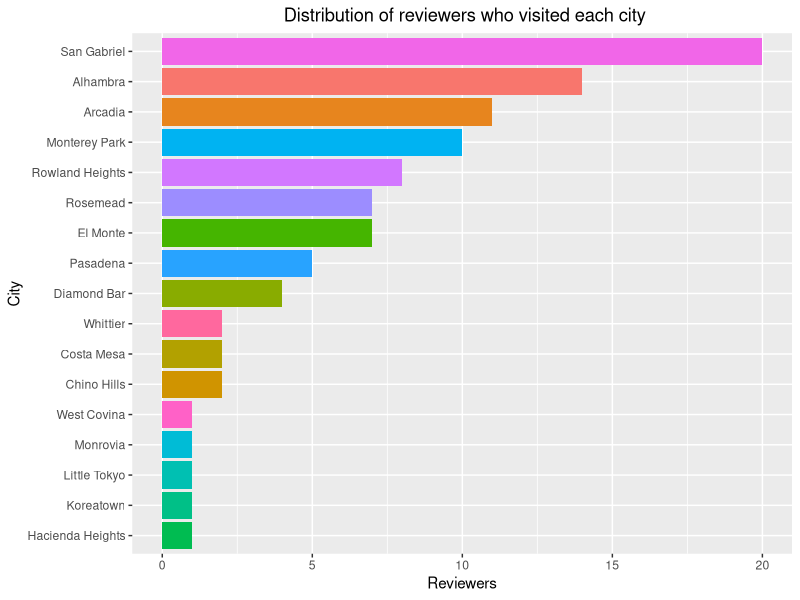
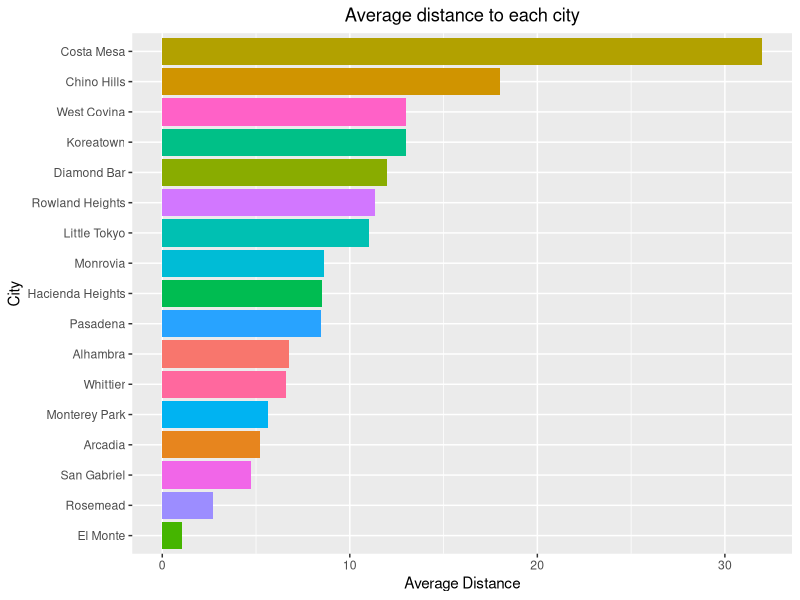
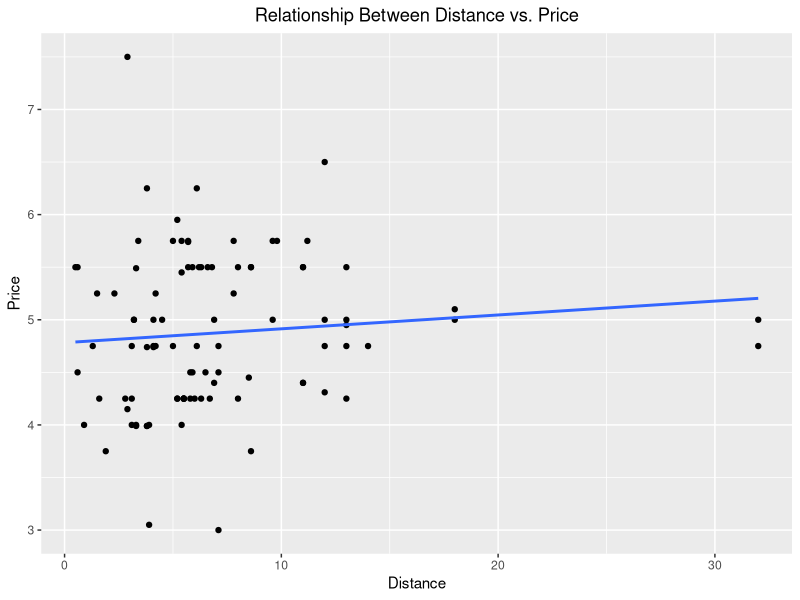
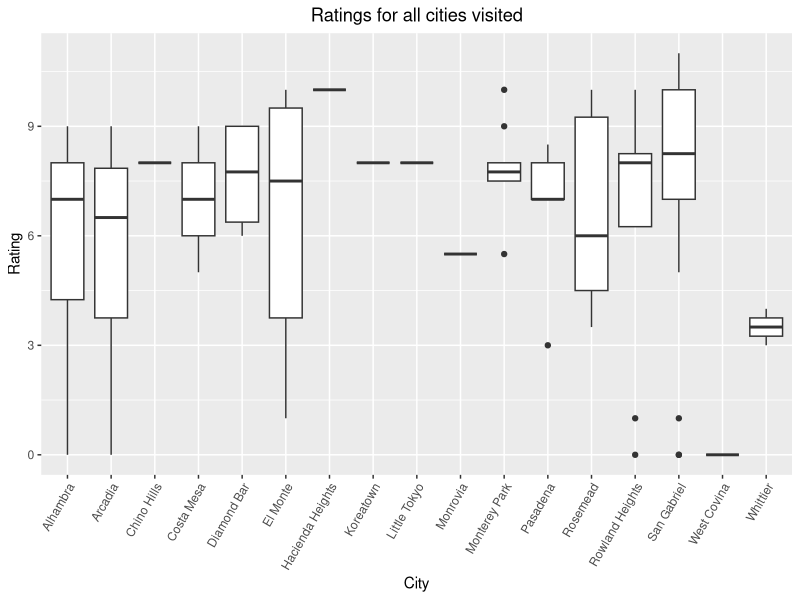
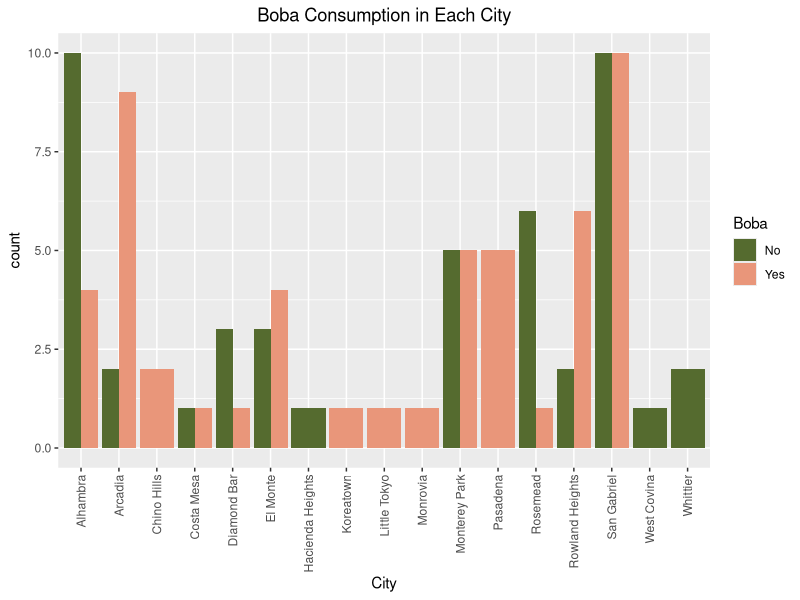
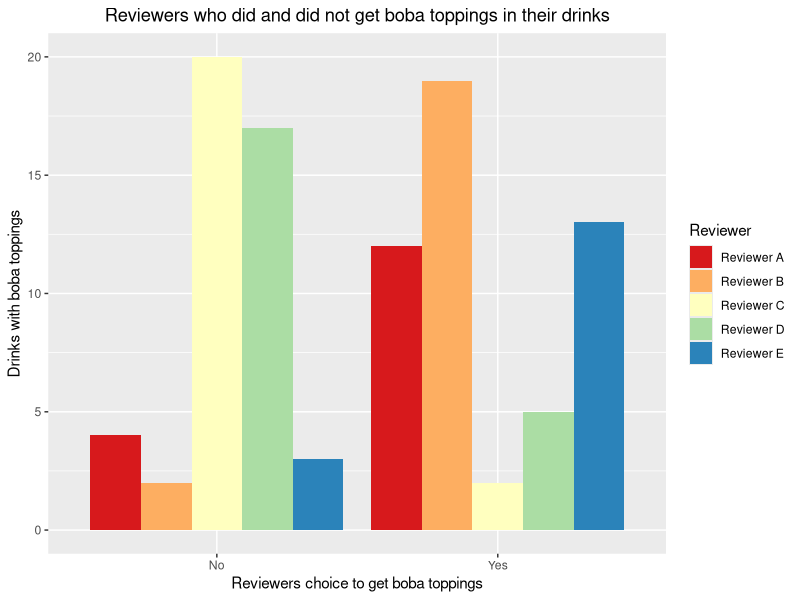
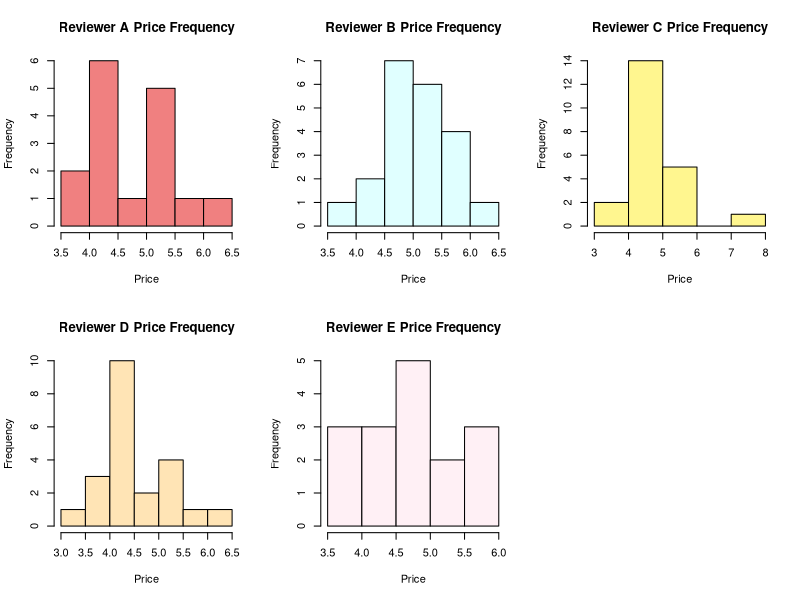
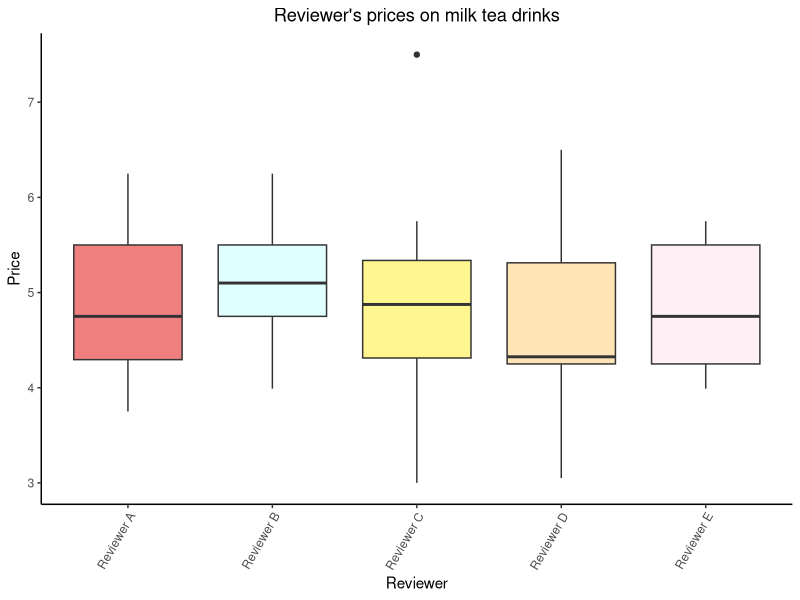

Source code (R) for these figures, in order:
## ---- chunk 1
# This cell loads the necessary libraries needed to execute the project
library(readr)
library(ggplot2)
library(tidyverse)
## ---- chunk 2
# The working directory is set to where the .csv file is stored in the computer
# The file is loaded and read with the variable name 'boba'.
setwd("~/Excel Documents")
boba <- read_csv("SGV Boba.csv")
## ---- chunk 3
#view of the whole data set
as.data.frame(boba)
## ---- chunk 4
# looking into the structure
str(boba)
## ---- chunk 5
# running head() to see final results
boba <- select(boba, -c("Rank", "Comments"))
head(boba)
## ---- chunk 6
# group cities together and summarize the amount of reviewers and distance for each city
# graph City and Reviewer frequency into a bar plot
city_freq <- boba %>%
  group_by(City) %>%
  summarise(
            reviews = length(Reviewer),
            average_distance = mean(Distance))

city_freq %>%
  ggplot(aes(reorder(City, reviews) , y = reviews, fill = City)) +
  geom_bar(stat = "identity") +
  ggtitle(" Distribution of reviewers who visited each city") +
  xlab("City") +
  ylab("Reviewers") +
  theme(plot.title = element_text(hjust = 0.5), legend.position = 'none') +
  coord_flip()
## ---- chunk 7
# Graph City and the average distance into a bar graph
city_freq %>%
  ggplot(aes(reorder(City, average_distance) , y = average_distance, fill = City)) +
  geom_bar(stat = "identity") +
  ggtitle("Average distance to each city") +
  xlab("City") +
  ylab("Average Distance")+
  theme(plot.title = element_text(hjust = 0.5), legend.position = 'none') +
  coord_flip()
## ---- chunk 8
# create scatter plot of the Price and Distance 
boba %>%
  ggplot(aes(Distance, Price)) + 
  geom_point() +
  ggtitle("Relationship Between Distance vs. Price") +
  theme(plot.title = element_text(hjust = 0.5), legend.position = "none") +
  geom_smooth(method = 'lm', se = FALSE)
## ---- chunk 9
# create boxplots for each City based on Ratings

ggplot(boba, aes(x=City,y=Rating)) + 
  geom_boxplot() + 
  ggtitle("Ratings for all cities visited") +
  theme(axis.text.x = element_text(angle=60, hjust=1), plot.title = element_text(hjust = 0.5)) 
## ---- chunk 10
# create a groupby side by side barplot with each city based on the boba variable
boba %>%
  ggplot(aes(x = City,fill = Boba)) +
  geom_bar(position = position_dodge()) + 
  ggtitle("Boba Consumption in Each City") +
  theme(plot.title = element_text(hjust = 0.5), axis.text.x = element_text(angle = 90, vjust = 0.5, hjust=1)) +
  scale_fill_manual(values = c("darkolivegreen", "darksalmon"))
## ---- chunk 11
# create a groupby side by side comparison between reviewers based on the boba variable
got_boba <- boba %>%
  ggplot(aes(x = Boba, fill = Reviewer)) +
  geom_bar(position = position_dodge()) +
  ggtitle("Reviewers who did and did not get boba toppings in their drinks") +
  labs(x = "Reviewers choice to get boba toppings", y = "Drinks with boba toppings") +
  theme(plot.title = element_text(hjust = 0.5))

got_boba + scale_fill_brewer(palette = "Spectral")
## ---- chunk 12
# create histogram to view frequency of prices for each reviewer

par(mfrow = c(2,3))

a_price <- hist(boba$Price[boba$Reviewer == "Reviewer A"], main = "Reviewer A Price Frequency", xlab = "Price", col = 'lightcoral')

b_price <- hist(boba$Price[boba$Reviewer == "Reviewer B"], main = "Reviewer B Price Frequency", xlab = "Price", col = 'lightcyan')

c_price <- hist(boba$Price[boba$Reviewer == "Reviewer C"], main = "Reviewer C Price Frequency", xlab = "Price", col = 'khaki1')

d_price <- hist(boba$Price[boba$Reviewer == "Reviewer D"], main = "Reviewer D Price Frequency", xlab = "Price", col = 'moccasin')

e_price <- hist(boba$Price[boba$Reviewer == "Reviewer E"], main = "Reviewer E Price Frequency", xlab = "Price", col = 'lavenderblush')
## ---- chunk 13
# create boxplot for each reviewer based on price variable to compare between eachother
ggplot(boba, aes(x=Reviewer,y=Price, fill = Reviewer)) + 
  geom_boxplot() + 
  theme_classic() +
  theme(axis.text.x = element_text(angle=60, hjust=1)) +
  theme(legend.position = 'none', plot.title = element_text(hjust = 0.5)) +
  scale_fill_manual(values = c("lightcoral", "lightcyan", "khaki1", "moccasin", "lavenderblush")) +
  ggtitle("Reviewer's prices on milk tea drinks")
  
